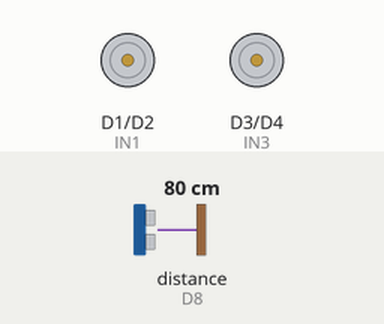
Recording of a sketch running on a simulated ESP8266 (NodeMCU). Shown: motor-driver pin pairs drawn as motors (green arrow = first pin HIGH = forward, orange = second pin HIGH = backward, longer = more drive, scaled by the enable pin). Wiring (inferred from the names in the program): ultrasonic range finder: trigger D7; echo D8. The inputs (shaded band) are chosen by the test bench; at power-on: distance to the obstacle (sensor on D8) 80 cm. The echo pulse lasts 58.3 µs per cm; what the sketch prints to the serial monitor is not drawn.

Above: at 1.2 s.
1.3 s: distance to the obstacle (sensor on D8) set to 16 cm
2.8 s: distance to the obstacle (sensor on D8) set to 13 cm
At 3.4 s:
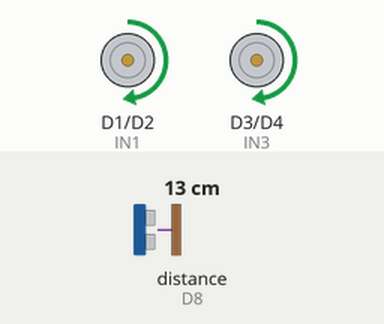
5.8 s: distance to the obstacle (sensor on D8) set to 18 cm
At 7.73 s:
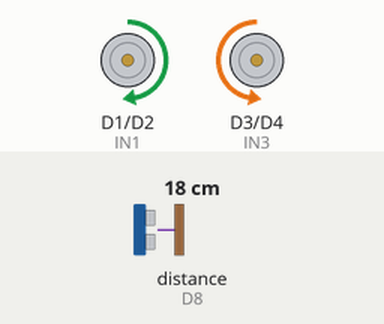
8.8 s: distance to the obstacle (sensor on D8) set to 23 cm
14.8 s: distance to the obstacle (sensor on D8) set to 2 cm
At 18.66 s:
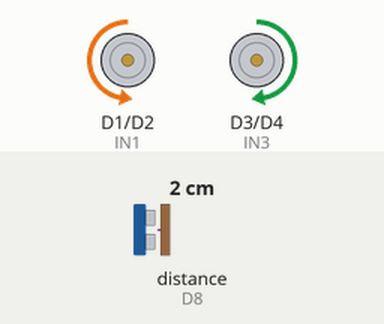
Timing chart, 0 to 18.8 s (numbered marks = the images above; inputs shaded):
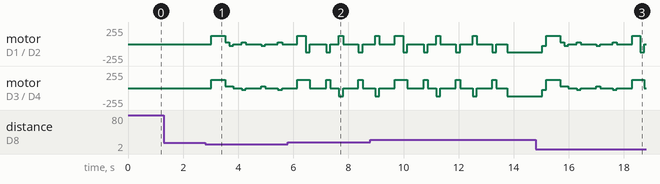

Measured:
- the behaviour switches between 15 and 14 cm on distance to the obstacle (sensor on D8) (found by bisection; images 0 and 1)
- after the input at 1.3 s, every drawn part: stays the same

The sketch:

car.ino
```cpp
#include <ESP8266WiFi.h>
#include <ESP8266WebServer.h>

// Motor control pins
#define IN1 D1
#define IN2 D2
#define IN3 D3
#define IN4 D4
#define ENA D5
#define ENB D6

// Ultrasonic sensor pins
#define TRIG D7
#define ECHO D8

ESP8266WebServer server(80);

const char MAIN_page[] PROGMEM = R"rawliteral(
<!DOCTYPE html>
<html>
<head>
  <title>ESP8266 Car Control</title>
  <meta name="viewport" content="width=device-width, initial-scale=1.0">
  <style>
    body {
      font-family: Arial, sans-serif;
      background: rgba(24, 24, 24, 0.9);
      backdrop-filter: blur(10px);
      color: #f8f8f8;
      text-align: center;
      padding: 20px;
    }
    h2 { margin-bottom: 10px; }
    .mode-container {
      display: flex;
      justify-content: center;
      gap: 15px;
      margin-bottom: 20px;
      padding: 15px;
      background: rgba(34, 34, 34, 0.5);
      border-radius: 15px;
      box-shadow: 0 4px 15px rgba(255, 255, 255, 0.1);
      backdrop-filter: blur(10px);
    }
    .mode-btn {
      padding: 12px 24px;
      border: none;
      border-radius: 25px;
      background: rgb(168, 33, 33);
      color: white;
      cursor: pointer;
      transition: 0.3s;
      font-weight: bold;
      backdrop-filter: blur(10px);
    }
    .mode-btn.active {
      background: rgba(80, 213, 84, 0.925);
      box-shadow: 0 0 15px rgba(91, 215, 95, 0.5);
    }
    .manual-control {
      display: none;
      margin-top: 20px;
    }
    .manual-control.active { display: block; }
    .control-grid {
      display: grid;
      grid-template-columns: 90px 90px 90px;
      grid-template-rows: 90px 90px 90px;
      grid-template-areas: ". forward ." "left . right" ". backward .";
      gap: 15px;
      justify-content: center;
      align-items: center;
      margin-top: 15px;
    }
    .control-btn {
      width: 90px;
      height: 90px;
      font-size: 16px;
      border-radius: 15px;
      background: rgba(255, 26, 26, 0.668);
      color: white;
      border: 2px solid rgba(255, 89, 89, 0.771);
      cursor: pointer;
      transition: 0.2s;
      backdrop-filter: blur(10px);
    }
    .control-btn:hover { background: rgba(4, 132, 243, 0.908); border: 2px solid rgba(89, 186, 255, 0.771);}
    .control-btn:active { transform: scale(0.9); }
    .forward { grid-area: forward; }
    .left    { grid-area: left; }
    .right   { grid-area: right; }
    .backward { grid-area: backward; }
    .stop-btn {
      margin-top: 30px;
      width: 140px;
      height: 140px;
      font-size: 24px;
      font-weight: bold;
      background: rgba(255, 68, 68, 0.914);
      color: white;
      border: 3px solid rgba(255, 119, 119, 0.421);
      border-radius: 30px;
      box-shadow: 0 0 30px rgba(255, 0, 0, 0.596);
      cursor: pointer;
      animation: pulse 1.5s infinite;
      backdrop-filter: blur(10px);
    }
    @keyframes pulse {
      0% { transform: scale(1); }
      50% { transform: scale(1.05); }
      100% { transform: scale(1); }
    }
    .speed-slider {
      margin-top: 15px;
      width: 80%;
      -webkit-appearance: none;
      height: 10px;
      background: rgba(68, 68, 68, 0.5);
      border-radius: 5px;
      backdrop-filter: blur(10px);
    }
    .speed-slider::-webkit-slider-thumb {
      -webkit-appearance: none;
      width: 20px;
      height: 20px;
      background: rgb(255, 37, 37);
      border: 1.5px solid rgba(255, 89, 89, 0.771);
      border-radius: 50%;
      cursor: pointer;
      box-shadow: 0 4px 15px rgba(255, 46, 46, 0.524);

    }
    .distance-display {
      font-size: 1.5em;
      margin-top: 15px;
      background: rgba(37, 37, 37, 0.5);
      padding: 10px;
      box-shadow: 0 4px 15px rgba(255, 255, 255, 0.1);

      border-radius: 10px;
      transition: background 0.5s;
      backdrop-filter: blur(10px);
    }
  </style>
</head>
<body>
  <h2>Car Control</h2>
  <div class="mode-container">
    <button class="mode-btn active" id="autoBtn" onclick="setMode('auto')">Auto</button>
    <button class="mode-btn" id="manualBtn" onclick="setMode('manual')">Manual</button>
  </div>
  <div class="distance-display" id="distanceDisplay">Distance: -- cm</div>
  <div class="manual-control" id="manualControls">
    <div class="control-grid">
      <button class="control-btn forward" onclick="sendCommand('forward')">Forward</button>
      <button class="control-btn left" onclick="sendCommand('left')">Left</button>
      <button class="control-btn right" onclick="sendCommand('right')">Right</button>
      <button class="control-btn backward" onclick="sendCommand('backward')">Backward</button>
    </div>
    <button class="stop-btn" onclick="sendCommand('stop')">STOP</button>
    <input type="range" class="speed-slider" id="speedControl" min="110" max="1023" step="10" value="512" oninput="setSpeed(this.value)">
    <p>Speed: <span id="speedValue">512</span></p>
  </div>
  <script>
    function setMode(mode) {
      fetch(`/toggleAuto?state=${mode === 'auto' ? 1 : 0}`)
        .then(res => res.text()).then(data => console.log("Mode:", data));
      document.querySelectorAll('.mode-btn').forEach(btn => btn.classList.toggle('active', btn.id === mode + 'Btn'));
      document.getElementById('manualControls').classList.toggle('active', mode === 'manual');
    }

    function sendCommand(dir) {
      fetch(`/move?direction=${dir}`).catch(console.error);
    }

    function setSpeed(value) {
      document.getElementById('speedValue').innerText = value;
      fetch(`/setSpeed?value=${value}`).catch(console.error);
    }

    function updateDistance() {
      fetch('/getDistance')
        .then(res => res.json())
        .then(data => {
          document.getElementById('distanceDisplay').innerText = `Distance: ${data.distance} cm`;
        })
        .catch(console.error);
    }

    setInterval(updateDistance, 500);
  </script>
</body>
</html>

)rawliteral";

int speedValue = 512;
unsigned long lastObstacleCheck = 0;
bool autoMode = true;

void setup() {
  Serial.begin(115200);
  setupMotorPins();
  setupUltrasonicPins();
  WiFi.softAP("Rishav", "12345678");
  Serial.println("IP Address: " + WiFi.softAPIP().toString());

  server.on("/", []() { server.send_P(200, "text/html", MAIN_page); });
  server.on("/move", []() { moveCar(server.arg("direction")); server.send(200, "text/plain", "OK"); });

  server.on("/setSpeed", []() {
  if (server.hasArg("value")) {
    speedValue = constrain(server.arg("value").toInt(), 100, 1023);
    server.send(200, "text/plain", "Speed updated");
  } else {
    server.send(400, "text/plain", "Missing value parameter");
  }
  });


  server.on("/toggleAuto", []() {
    if (server.hasArg("state")) {
      autoMode = server.arg("state").toInt() == 1;
      Serial.println(autoMode ? "Auto mode ON" : "Manual mode ON");
      server.send(200, "text/plain", autoMode ? "Auto mode ON" : "Manual mode ON");
    } else server.send(400, "text/plain", "Missing state parameter");
  });
  server.on("/getDistance", []() {
    server.send(200, "application/json", "{\"distance\": " + String(measureDistance()) + "}");
  });

  server.begin();
  Serial.println("HTTP server started");
}

void loop() {
  server.handleClient();
  if (autoMode && millis() - lastObstacleCheck > 200) {
    lastObstacleCheck = millis();
    handleObstacleAvoidance();
  }
}

void moveCar(String direction) {
  analogWrite(ENA, speedValue);
  analogWrite(ENB, speedValue);

  if (direction == "forward") setMotorState(LOW, HIGH, LOW, HIGH);
  else if (direction == "backward") setMotorState(HIGH, LOW, HIGH, LOW);
  else if (direction == "left") turnCar(LOW, HIGH, HIGH, LOW);
  else if (direction == "right") turnCar(HIGH, LOW, LOW, HIGH);
  else stopCar();
}

void turnCar(int a, int b, int c, int d) {
  setMotorState(a, b, c, d);
  delay(150);
  stopCar();
}

void stopCar() { setMotorState(LOW, LOW, LOW, LOW); }

void handleObstacleAvoidance() {
    float distance = measureDistance();

    if (distance > 0 && distance < 15) {
        smoothStop();
        moveCar("backward");
        delay(500);
        smoothStop();

        float leftDist, rightDist, frontLeft, frontRight;
        int attempt = 0;

        while (attempt < 3) {  // Allow up to 3 retries for best path
            // Scan different angles
            turnCar(LOW, HIGH, HIGH, LOW);  // Slight left turn
            delay(250);
            frontLeft = measureDistance();

            turnCar(HIGH, LOW, LOW, HIGH);  // Slight right turn
            delay(500);
            frontRight = measureDistance();

            turnCar(LOW, HIGH, HIGH, LOW);  // Full left turn
            delay(400);
            leftDist = measureDistance();

            turnCar(HIGH, LOW, LOW, HIGH);  // Full right turn
            delay(500);
            rightDist = measureDistance();

            // Decision Making: Choose the most open space
            if (leftDist > rightDist && leftDist > 20) {
                moveCar("left");
                delay(map(leftDist, 20, 100, 400, 700));  // Adaptive turn timing
                moveCar("forward");
                break;
            } else if (rightDist > leftDist && rightDist > 20) {
                moveCar("right");
                delay(map(rightDist, 20, 100, 400, 700));
                moveCar("forward");
                break;
            } else if (frontLeft > 20) {
                moveCar("left");
                delay(400);
                moveCar("forward");
                break;
            } else if (frontRight > 20) {
                moveCar("right");
                delay(400);
                moveCar("forward");
                break;
            } else {
                // If both left and right are blocked, try rotating fully
                moveCar("backward");
                delay(300);
                moveCar("left");
                delay(600); // Rotate 90 degrees
                moveCar("forward");
                attempt++;
            }
        }

        // If still stuck, perform a full rotation scan
        if (attempt >= 3) {
            moveCar("backward");
            delay(500);
            moveCar("left");
            delay(800); // 180-degree rotation
            moveCar("forward");
        }
    }
}

void smoothStop() {
    analogWrite(ENA, 120);
    analogWrite(ENB, 120);
    delay(150);
    stopCar();
}

float measureDistance() {
    const int numSamples = 5;
    float distances[numSamples];

    for (int i = 0; i < numSamples; i++) {
        digitalWrite(TRIG, LOW);
        delayMicroseconds(2);
        digitalWrite(TRIG, HIGH);
        delayMicroseconds(10);
        digitalWrite(TRIG, LOW);

        float duration = pulseIn(ECHO, HIGH, 20000);
        distances[i] = (duration * 0.0343) / 2;
        delay(10);
    }

    sortArray(distances, numSamples);
    float distance = distances[numSamples / 2];

    return (distance > 2 && distance < 300) ? distance : 300;
}

void sortArray(float arr[], int size) {
    for (int i = 0; i < size - 1; i++) {
        for (int j = 0; j < size - i - 1; j++) {
            if (arr[j] > arr[j + 1]) {
                float temp = arr[j];
                arr[j] = arr[j + 1];
                arr[j + 1] = temp;
            }
        }
    }
}


void setMotorState(int in1, int in2, int in3, int in4) {
  digitalWrite(IN1, in1);
  digitalWrite(IN2, in2);
  digitalWrite(IN3, in3);
  digitalWrite(IN4, in4);
}

void setupMotorPins() { for (int pin : {IN1, IN2, IN3, IN4, ENA, ENB}) pinMode(pin, OUTPUT); }
void setupUltrasonicPins() { pinMode(TRIG, OUTPUT); pinMode(ECHO, INPUT); }
```
